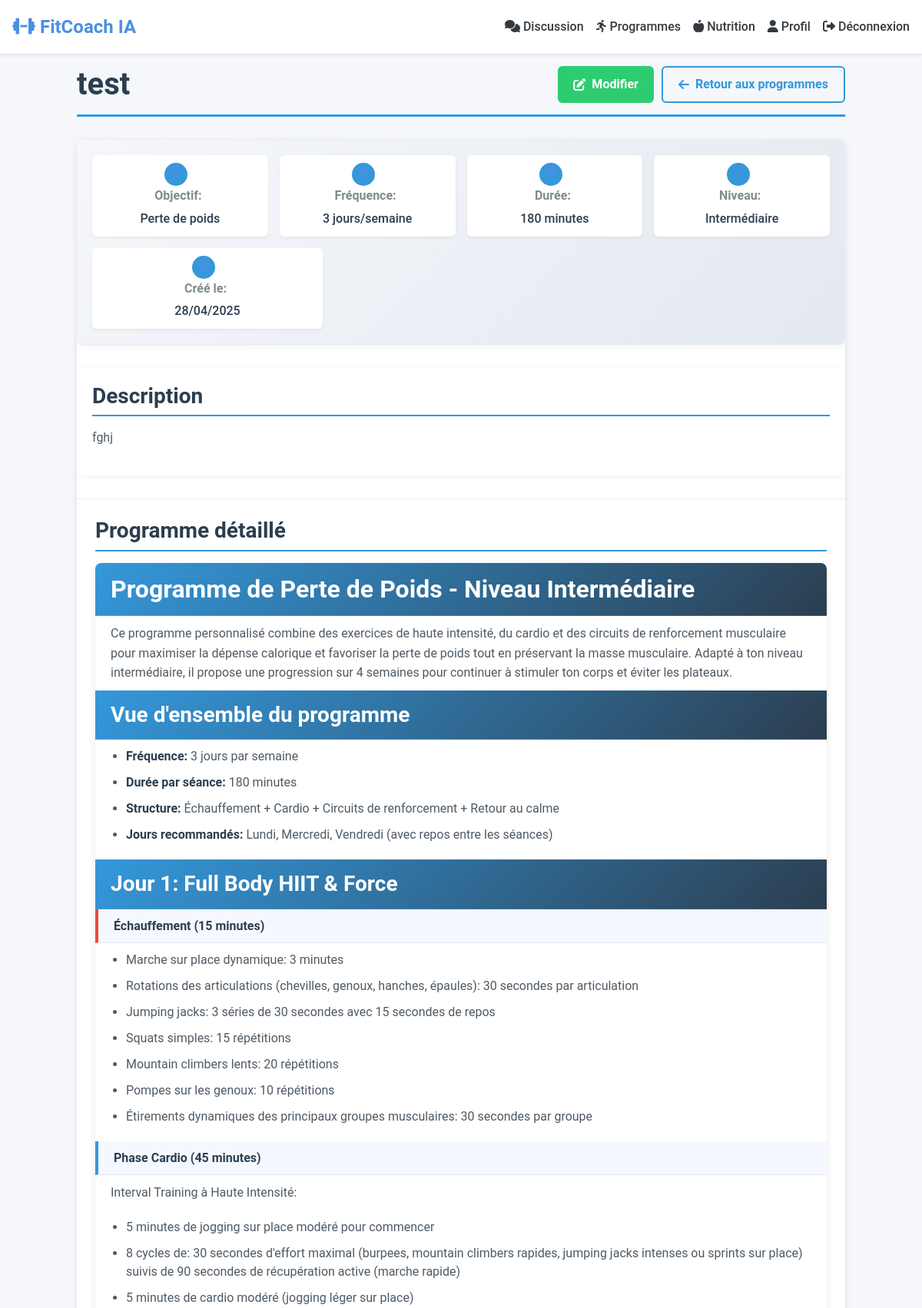
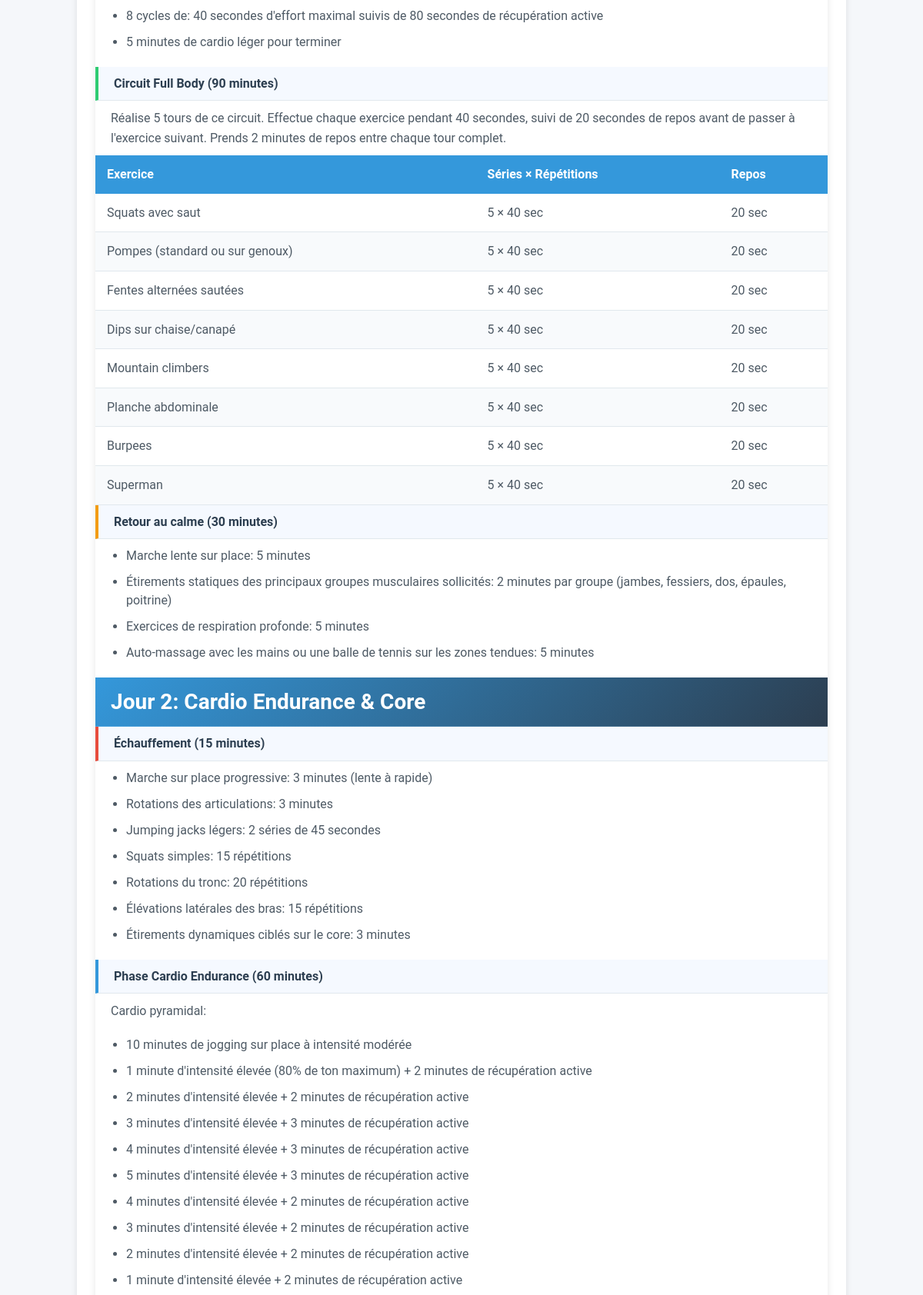
The page /workout-plan/3 (signed in, upper part) on the database its author committed (2 pictures, top to bottom).
### models/fitness_plan.py (models this page shows, shortened)
class WorkoutPlan(db.Model):
    id = db.Column(db.Integer, primary_key=True)
    user_id = db.Column(db.Integer, db.ForeignKey('user.id'), nullable=False)
    title = db.Column(db.String(100), nullable=False)
    description = db.Column(db.Text)
    objective = db.Column(db.String(100))
    days_per_week = db.Column(db.Integer)
    duration_minutes = db.Column(db.Integer)
    difficulty_level = db.Column(db.String(20))
    plan_content = db.Column(db.Text, nullable=False)  # Le plan complet généré par Claude
    created_at = db.Column(db.DateTime, default=datetime.utcnow)
    updated_at = db.Column(db.DateTime, default=datetime.utcnow, onupdate=datetime.utcnow)

### app.py (the view)
@app.route('/workout-plan/<int:plan_id>')
@login_required
def workout_plan(plan_id):
    plan = WorkoutPlan.query.filter_by(id=plan_id, user_id=current_user.id).first_or_404()
    return render_template('workout_plan.html', plan=plan)

### app.py (called while the page is built)
@login_manager.user_loader
def load_user(user_id):
    return User.query.get(int(user_id))

@app.context_processor
def inject_now():
    return {'now': datetime.utcnow()}

### templates/workout_plan.html (shortened to what this page needs)
{% extends 'base.html' %}
{% block extra_css %}
<link rel="stylesheet" href="{{ url_for('static', filename='css/workout_plan.css') }}">
{% endblock %}
{% block content %}
<div class="workout-container">
    <div class="page-header">
        <h1>{% if plan %}{{ plan.title }}{% else %}Nouveau programme d'entraînement{% endif %}</h1>
        <div class="header-actions">
            {% if plan %}
            <a href="{{ url_for('edit_workout_plan', plan_id=plan.id) }}" class="btn btn-secondary">
                <i class="fas fa-edit"></i> Modifier
            </a>
            {% endif %}
            <a href="{{ url_for('workout_plans') }}" class="btn btn-outline">
                <i class="fas fa-arrow-left"></i> Retour aux programmes
            </a>
        </div>
    </div>
    {% if plan %}
    <div class="plan-details">
        <div class="plan-meta">
            <div class="meta-item">
                <span class="meta-icon"><i class="fas fa-bullseye"></i></span>
                <span class="meta-label">Objectif:</span>
                <span class="meta-value">
                    {% if plan.objective == 'perte_de_poids' %}Perte de poids
                    {% elif plan.objective == 'prise_de_muscle' %}Prise de muscle
                    {% elif plan.objective == 'endurance' %}Amélioration de l'endurance
                    {% elif plan.objective == 'force' %}Développement de la force
                    {% elif plan.objective == 'sante' %}Santé générale
                    {% elif plan.objective == 'mobilite' %}Amélioration de la mobilité
                    {% else %}{{ plan.objective }}{% endif %}
                </span>
            </div>
            <div class="meta-item">
                <span class="meta-icon"><i class="fas fa-calendar-alt"></i></span>
                <span class="meta-label">Fréquence:</span>
                <span class="meta-value">{{ plan.days_per_week }} jours/semaine</span>
            </div>
            <div class="meta-item">
                <span class="meta-icon"><i class="fas fa-clock"></i></span>
                <span class="meta-label">Durée:</span>
                <span class="meta-value">{{ plan.duration_minutes }} minutes</span>
            </div>
            <div class="meta-item">
                <span class="meta-icon"><i class="fas fa-signal"></i></span>
                <span class="meta-label">Niveau:</span>
                <span class="meta-value">
                    {% if plan.difficulty_level == 'debutant' %}Débutant
                    {% elif plan.difficulty_level == 'intermediaire' %}Intermédiaire
                    {% elif plan.difficulty_level == 'avance' %}Avancé
                    {% else %}{{ plan.difficulty_level }}{% endif %}
                </span>
            </div>
            <div class="meta-item">
                <span class="meta-icon"><i class="fas fa-calendar-check"></i></span>
                <span class="meta-label">Créé le:</span>
                <span class="meta-value">{{ plan.created_at.strftime('%d/%m/%Y') }}</span>
            </div>
        </div>
        <div class="plan-description">
            <h3>Description</h3>
            <p>{{ plan.description }}</p>
        </div>
        <div class="plan-content">
            <h3>Programme détaillé</h3>
            <div class="formatted-content">
                {{ plan.plan_content|safe }}
            </div>
        </div>
    </div>
    {% endif %}
</div>
{% endblock %}

### static/css/main.css (style rules this page uses)
:root { --primary-color: #4a90e2; --primary-dark: #3a7bc8; --primary-light: #6ba5e9; --secondary-color: #6c757d; --success-color: #28a745; --danger-color: #dc3545; --warning-color: #ffc107; --info-color: #17a2b8; --dark-color: #343a40; --light-color: #f8f9fa; --body-bg: #f5f7fa; --body-color: #333; --font-main: 'Roboto', -apple-system, BlinkMacSystemFont, 'Segoe UI', Oxygen, Ubuntu, Cantarell, sans-serif; --border-radius: 8px; --box-shadow: 0 2px 8px rgba(0, 0, 0, 0.1); }
* { margin: 0; padding: 0; box-sizing: border-box; }
body { font-family: var(--font-main); font-size: 16px; line-height: 1.6; color: var(--body-color); background-color: var(--body-bg); min-height: 100vh; display: flex; flex-direction: column; }
a { color: var(--primary-color); text-decoration: none; transition: color 0.2s ease; }
h1, h2, h3, h4, h5, h6 { margin-bottom: 1rem; font-weight: 700; line-height: 1.2; }
h1 { font-size: 2.5rem; }
h2 { font-size: 2rem; }
h3 { font-size: 1.75rem; }
p { margin-bottom: 1rem; }
.btn { display: inline-block; font-weight: 500; text-align: center; white-space: nowrap; vertical-align: middle; user-select: none; border: 1px solid transparent; padding: 0.5rem 1rem; font-size: 1rem; line-height: 1.5; border-radius: var(--border-radius); transition: all 0.2s ease-in-out; cursor: pointer; }
.btn-secondary { color: white; background-color: var(--secondary-color); border-color: var(--secondary-color); }
.btn-outline { color: var(--primary-color); background-color: transparent; border-color: var(--primary-color); }
.page-header { display: flex; justify-content: space-between; align-items: center; margin-bottom: 2rem; }
.header-actions { display: flex; gap: 1rem; }
.plan-details { background-color: white; border-radius: var(--border-radius); overflow: hidden; box-shadow: var(--box-shadow); }
.plan-meta { display: grid; grid-template-columns: repeat(auto-fill, minmax(200px, 1fr)); gap: 1rem; padding: 1.5rem; background-color: #f8f9fa; border-bottom: 1px solid #e9ecef; }
.meta-item { display: flex; flex-direction: column; }
.meta-item i { font-size: 1.25rem; color: var(--primary-color); margin-bottom: 0.5rem; }
.meta-label { font-weight: bold; margin-bottom: 0.25rem; }
.plan-description, .plan-content { padding: 1.5rem; }
.plan-content { border-top: 1px solid #e9ecef; }

### rows shown on the page
WorkoutPlan: title "test", days_per_week "3", duration_minutes "180", created_at "28/04/2025", description "fghj", plan_content "Programme de Perte de Poids - Niveau Intermédiaire Ce programme personnalisé combine des exercices de haute intensité, du cardio et des circuits de renforcement musculaire pour maximiser la dépense calorique et favoriser la perte de poids tout en préservant la masse musculaire. Adapté à ton niveau intermédiaire, il propose une progression sur 4 semaines pour continuer à stimuler ton corps et éviter les plateaux. Vue d'ensemble du programme Fréquence: 3 jours par semaine Durée par séance: 180 minutes Structure: Échauffement + Cardio + Circuits de renforcement + Retour au calme Jours recommandés: Lundi, Mercredi, Vendredi (avec repos entre les séances) Jour 1: Full Body HIIT & Force…"
